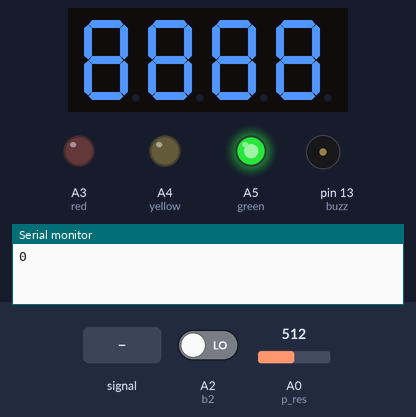
The sketch below on a simulated Arduino Uno, built with avr-gcc and run on an emulated ATmega328P. Parts: 4-digit seven-segment display, output pins drawn as LEDs (lit = HIGH), buzzer (waves = sounding), the last lines printed to the serial monitor. Wiring (inferred from the names in the program): 4-digit 7-segment display, segments lit when LOW: segments pin 8, pin 7, pin 6, pin 5, pin 4, pin 3, pin 2; digit selects pin 12, pin 11, pin 10, pin 9. The test bench sets the inputs (shaded band); at power-on: A2 (b2) LOW, A0 (p_res) = 512. The segment pins are drawn as the display they are named for; pins used as bus, display or sensor lines are not drawn.

Above: at 1.2 s.
1.3 s: A0 (p_res) fed a 200 Hz sine of ±460 counts around its level
At 1.9 s:
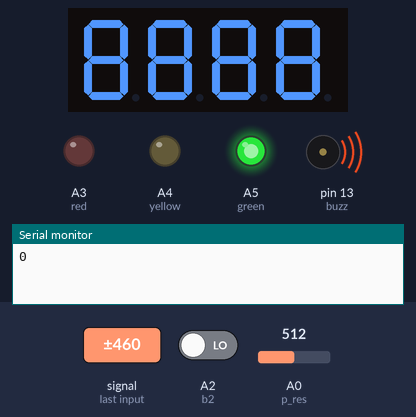
4.3 s: A2 (b2) driven HIGH
7.3 s: A0 (p_res) set to 90
8.8 s: A0 (p_res) set to 109
At 9.8 s:
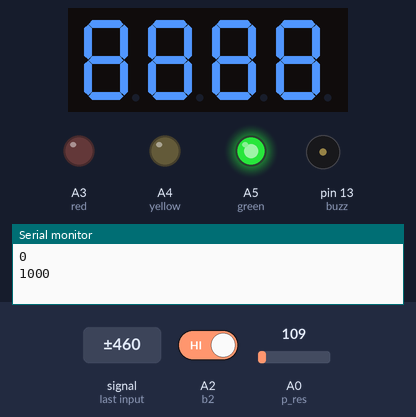
10.3 s: A0 (p_res) set to 0
At 10.63 s:
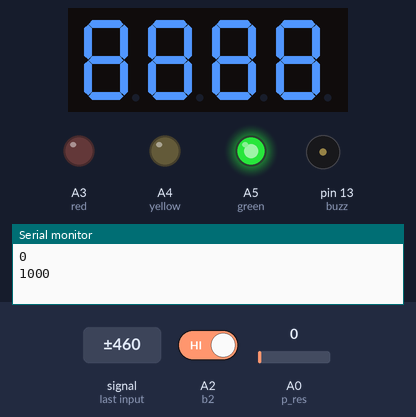
Timing chart, 0 to 13.8 s (numbered marks = the images above; inputs shaded):
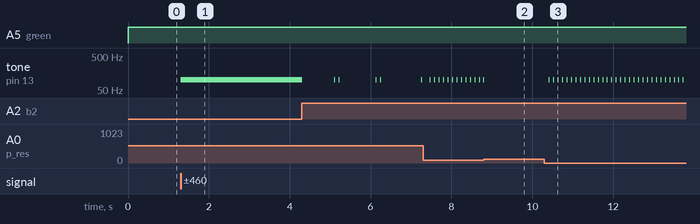

Measured:
- after the input at 1.3 s, tone on pin 13 (buzz): silent → 100 Hz at once, → silent 3.0 s later
- after the input at 8.8 s, tone on pin 13 (buzz): goes on until 8.8 s, then stays silent
- after the input at 10.3 s, tone on pin 13 (buzz): alternates 100 Hz for 0.01 s and silent for 0.10 s, starting after 0.11 s

The sketch:

Experiment_2.ino
```cpp
//4-Digit SSD
#define D1 12
#define D2 11
#define D3 10
#define D4 9
#define a 8
#define b 7
#define c 6
#define d 5
#define e 4
#define f 3
#define g 2

//IR Sensor
#define p_res A0
//Buzzer
#define buzz 13

//Buttons
#define b1 A1
#define b2 A2

//LEDs
#define red A3
#define yellow A4
#define green A5

void setup() {
  //Outputs
  //4-Digit SSD
  pinMode(D1, OUTPUT);
  pinMode(D2, OUTPUT);
  pinMode(D3, OUTPUT);
  pinMode(D4, OUTPUT);
  pinMode(a, OUTPUT);
  pinMode(b, OUTPUT);
  pinMode(c, OUTPUT);
  pinMode(d, OUTPUT);
  pinMode(e, OUTPUT);
  pinMode(f, OUTPUT);
  pinMode(g, OUTPUT);

  //Buzzer

  //LEDs
  pinMode(green, OUTPUT);
  pinMode(red, OUTPUT);
  pinMode(yellow, OUTPUT);

  //Inputs
  //IR Sensor
  pinMode(p_res, INPUT);

  //Buttons
  pinMode(b1, INPUT);
  pinMode(b2, INPUT);

  Serial.begin(9600);
}

  /*
  - Demonstrate the normal operation of the traffic lights. Use three different LEDs for the stop(RED), ready(YELLOW), and go(GREEN).
  - Switches (2) will be used to pre-empt the nornal operation of the traffic lights.
  - If the first switch is pressed, 15 seconds will be deducted from the normal counting before it reaches the GO signal.
  - If the second switch is pressed, 30 seconds will be added from the normal counting before it reacheds the STOP signal.
  - Two Seven-segment display (SSD) will display the counting before the go signal .
  - The system will count 60 (incrementation) seconds before the GO signal, 60(decrementation) seconds again before the RED signal,
     during the 30th seconds, the READY signal will lit.
  - A sensor will be used to sense cars that beats the RED signal, and an alarm will ring.
  */

  /*
  STOPLIGHT FOR PEOPLE
  GO is for people to walk
  STOP is for people to stand
  By default, the timer will have 60 seconds for the STOP and GO.
  3 seconds for the WAIT.
  Infrared sensor will be used to determine if a car will beat the GO signal.
  A buzzer will be rang if this happens.

  If b1 is pressed, the STOP time will be deducted 15 seconds.
  If b2 is pressed, the GO time will be increased 30 seconds.

  */
void write_SSD(int x, int y);


void loop() {
  write_SSD(2,0);
  green_light();

  yellow_light();

  write_SSD(2,0);
  red_light();

}

void yellow_light()
{
  int timer = 3, current, previous=0;
  digitalWrite(yellow, HIGH);
  while(timer>0)
  {
    current = millis();
    //print on ssd
    write_SSD(3,timer);


    //decrement accordingly
    if(current-previous==1000)
    {
      timer--;
      previous=current;
    }
  }
  digitalWrite(yellow, LOW);
}

void red_light()
{
  int tens = 6, ones = 0, b1reading, current, previous=0;
  digitalWrite(red,HIGH);
  while(tens>=0)
  {
    current=millis();
    b1reading=digitalRead(b1);

    //print on ssd
    write_SSD(3,ones);
    write_SSD(2,tens);

    //check if either buttons are pressed

    //only for red light
    b1reading=digitalRead(b1);
    if(b1reading)
    {
      tens--;
      ones-=5;
      delay(100);
    }
    //only for green light
    //  if(digitalRead(b2)==HIGH)
    //    tens+=3;

    //decrement accordingly
    if(current-previous==1000)
    {
//      Serial.println(ones);
      ones--;
      previous=current;
    }
    if(ones<0)
    {
      tens--;
      ones=9;
    }

    b1reading=digitalRead(b1);
  }
  digitalWrite(red,LOW);
}

void green_light()
{
  int tens = 6, ones = 0, b2reading, p_res_reading, current, previous=0;
  digitalWrite(green,HIGH);
  while(tens>=0)
  {
    current=millis();
    p_res_reading=analogRead(p_res);
    b2reading=digitalRead(b2);

    //print on ssd
    write_SSD(3,ones);
    write_SSD(2,tens);

    //check if either buttons are pressed

    //only for red light
//    if(digitalRead(b1)==HIGH)
//    {
//      tens--;
//      ones-=5;
//    }
    //only for green light
    b2reading=digitalRead(b2);
    if(b2reading==HIGH)
    {
      tens+=3;
      delay(100);
    }
    if(p_res_reading<100)
    {
      tone(buzz, 100);
      delay(10);
      noTone(buzz);
    }
    //decrement accordingly
    if(current-previous==1000)
    {
      Serial.println(previous);
      ones--;
      previous=current;
    }
    if(ones<0)
    {
      tens--;
      ones=9;
    }
    if(tens>6)
      tens=6;

    b2reading=digitalRead(b2);
    p_res_reading=analogRead(p_res);
  }
  digitalWrite(green,LOW);
}

void write_SSD(int x=0, int y=0)
{
  on_allD();
  switch(x)
  {
    case 1:
      digitalWrite(D1, LOW);
      digitalWrite(D2, HIGH);
      digitalWrite(D3, HIGH);
      digitalWrite(D4, HIGH);
      break;
    case 2:
      digitalWrite(D1, HIGH);
      digitalWrite(D2, LOW);
      digitalWrite(D3, HIGH);
      digitalWrite(D4, HIGH);
      break;
    case 3:
      digitalWrite(D1, HIGH);
      digitalWrite(D2, HIGH);
      digitalWrite(D3, LOW);
      digitalWrite(D4, HIGH);
      break;
    case 4:
      digitalWrite(D1, HIGH);
      digitalWrite(D2, HIGH);
      digitalWrite(D3, HIGH);
      digitalWrite(D4, LOW);
      break;
  }

  off_all();
  switch(y)
  {
    case 0:
      digitalWrite(a, HIGH);
      digitalWrite(b, HIGH);
      digitalWrite(c, HIGH);
      digitalWrite(d, HIGH);
      digitalWrite(e, HIGH);
      digitalWrite(f, HIGH);
//      digitalWrite(g, HIGH);
      break;
    case 1:
//      digitalWrite(a, HIGH);
      digitalWrite(b, HIGH);
      digitalWrite(c, HIGH);
//      digitalWrite(d, HIGH);
//      digitalWrite(e, HIGH);
//      digitalWrite(f, HIGH);
//      digitalWrite(g, HIGH);
      break;
    case 2:
      digitalWrite(a, HIGH);
      digitalWrite(b, HIGH);
//      digitalWrite(c, HIGH);
      digitalWrite(d, HIGH);
      digitalWrite(e, HIGH);
//      digitalWrite(f, HIGH);
      digitalWrite(g, HIGH);
      break;
    case 3:
      digitalWrite(a, HIGH);
      digitalWrite(b, HIGH);
      digitalWrite(c, HIGH);
      digitalWrite(d, HIGH);
//      digitalWrite(e, HIGH);
//      digitalWrite(f, HIGH);
      digitalWrite(g, HIGH);
      break;
    case 4:
//      digitalWrite(a, HIGH);
      digitalWrite(b, HIGH);
      digitalWrite(c, HIGH);
//      digitalWrite(d, HIGH);
//      digitalWrite(e, HIGH);
      digitalWrite(f, HIGH);
      digitalWrite(g, HIGH);
      break;
    case 5:
      digitalWrite(a, HIGH);
//      digitalWrite(b, HIGH);
      digitalWrite(c, HIGH);
      digitalWrite(d, HIGH);
//      digitalWrite(e, HIGH);
      digitalWrite(f, HIGH);
      digitalWrite(g, HIGH);
      break;
    case 6:
      digitalWrite(a, HIGH);
//      digitalWrite(b, HIGH);
      digitalWrite(c, HIGH);
      digitalWrite(d, HIGH);
      digitalWrite(e, HIGH);
      digitalWrite(f, HIGH);
      digitalWrite(g, HIGH);
      break;
    case 7:
      digitalWrite(a, HIGH);
      digitalWrite(b, HIGH);
      digitalWrite(c, HIGH);
//      digitalWrite(d, HIGH);
//      digitalWrite(e, HIGH);
//      digitalWrite(f, HIGH);
//      digitalWrite(g, HIGH);
      break;
    case 8:
      digitalWrite(a, HIGH);
      digitalWrite(b, HIGH);
      digitalWrite(c, HIGH);
      digitalWrite(d, HIGH);
      digitalWrite(e, HIGH);
      digitalWrite(f, HIGH);
      digitalWrite(g, HIGH);
      break;
    case 9:
      digitalWrite(a, HIGH);
      digitalWrite(b, HIGH);
      digitalWrite(c, HIGH);
//      digitalWrite(d, HIGH);
//      digitalWrite(e, HIGH);
      digitalWrite(f, HIGH);
      digitalWrite(g, HIGH);
      break;
  }
  off_all();
  off_allD();
}

void off_all()
{
      digitalWrite(a, LOW);
      digitalWrite(b, LOW);
      digitalWrite(c, LOW);
      digitalWrite(d, LOW);
      digitalWrite(e, LOW);
      digitalWrite(f, LOW);
      digitalWrite(g, LOW);
}

void on_all()
{
      digitalWrite(a, HIGH);
      digitalWrite(b, HIGH);
      digitalWrite(c, HIGH);
      digitalWrite(d, HIGH);
      digitalWrite(e, HIGH);
      digitalWrite(f, HIGH);
      digitalWrite(g, HIGH);
}

void on_allD()
{
  digitalWrite(D1, HIGH);
  digitalWrite(D2, HIGH);
  digitalWrite(D3, HIGH);
  digitalWrite(D4, HIGH);
}

void off_allD()
{
  digitalWrite(D1, LOW);
  digitalWrite(D2, LOW);
  digitalWrite(D3, LOW);
  digitalWrite(D4, LOW);
}
```
